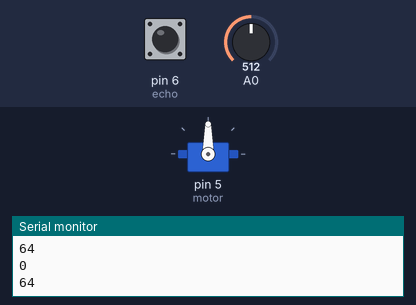
The sketch below on a simulated Arduino Uno, built with avr-gcc and run on an emulated ATmega328P. Shown: servo, the last lines printed to the serial monitor. The test bench sets the inputs (shaded band); at power-on: pin 6 (echo) LOW, A0 = 512.

Above: at 1.2 s.
1.3 s: pin 6 (echo) pulsed HIGH 2 times (0.12 s each, 0.3 s apart)
At 1.8 s:
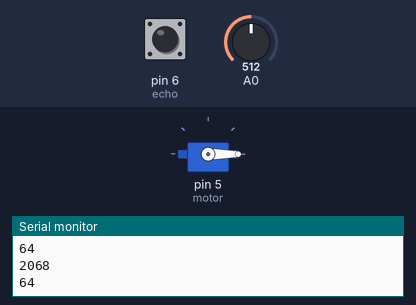
Timing chart, 0 to 4.3 s (numbered marks = the images above; inputs shaded):
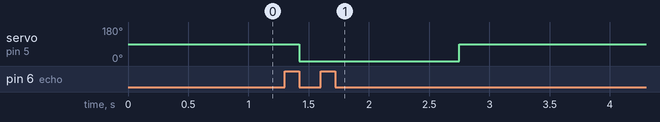

Measured:
- after the input at 1.3 s, servo on pin 5 (motor): 90° → 0° after 0.12 s, → 90° 1.3 s later

The sketch:

terrific_lappi1.ino
```cpp
#include<Servo.h>

Servo motor;

void setup()
{
  pinMode(7, OUTPUT);   //trig
  pinMode(6, INPUT);   //echo
  pinMode(A0, INPUT);
  motor.attach(5);
  Serial.begin(9600);
}

void loop()
{

  int pht = analogRead(A0);

  int mpht = map(pht,6,679,255,0);
Serial.println(mpht);

  if(mpht < 100){

digitalWrite(7,0);
delay(10);
digitalWrite(7,1);
delay(10);
digitalWrite(7,0);
delay(10);

int reading= pulseIn(6,1)/29/2 ;

  Serial.println(reading);

  if(reading < 20){

    motor.write(90);
  }
  else{
      motor.write(0);
  }


  }

}
```
